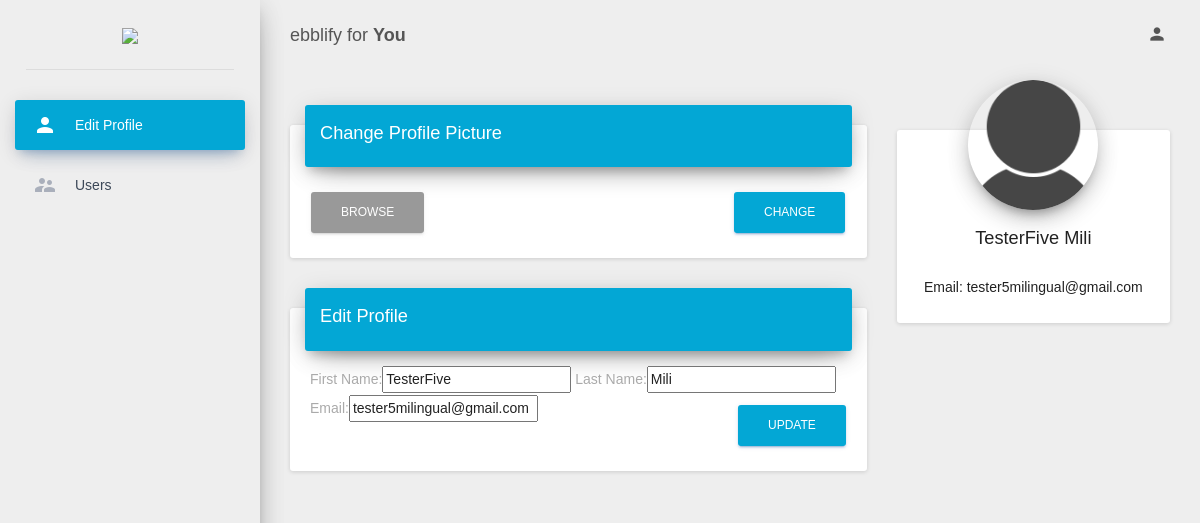
The app's page /profile-edit (signed in) with its own data.
### app_users/models.py (models this page shows, shortened)
class ProfileUser(AbstractUser):
    username = models.CharField(max_length = 400, null=True, blank = True, verbose_name = 'Username', unique=True)
    created = models.DateTimeField(auto_now=False, auto_now_add=True, blank = False, null = False, verbose_name = 'Creation Date')
    email = models.EmailField(max_length=254, blank=True, null=True)
    password = models.CharField(max_length = 400, null=True, blank = True, verbose_name = 'Password')
    first_name = models.CharField(max_length = 400, null=True, blank = True, verbose_name = 'First Name')
    last_name = models.CharField(max_length = 400, null=True, blank = True, verbose_name = 'Last Name')
    profile_image = models.ImageField(upload_to=user_avatar_directory_path, blank = True, null = True, default='/perfil.png')
    url = models.SlugField(max_length=400, null=True, blank = True, verbose_name='Url')
    class Meta:
        verbose_name_plural = 'UserProfile'
        verbose_name = 'UserProfiles'

### app_users/views.py (the view, shortened to what this page needs)
# urls.py: path('profile-edit', views.ProfileUserEditView, name='profile-edit'),
@login_required
def ProfileUserEditView(request):
    user = request.user
    profileuser = ProfileUser.objects.get(username=user.username)
    form_profile_pic = UpdateProfilePicture()
    form = EditProfileUserForm(instance=profileuser)
    context = {
        'profileuser': profileuser,
        'form_edit_profile': form,
        'form_profile_pic': form_profile_pic,
    }
    return render(request, "userprofiles/userprofilepage.html", context)

### app_users/forms.py
class EditProfileUserForm(ModelForm):
    class Meta:
        model = ProfileUser
        fields = [
            'first_name',
            'last_name',
            'email',
        ]

class UpdateProfilePicture(forms.Form):
    profile_picture = forms.ImageField(required=False)

### templates/userprofiles/userprofilepage.html (shortened to what this page needs)
{% extends 'userprofiles/base.html' %}
{% load static %}
{% load staticfiles %}
{% load bootstrap %}
{% load i18n %}
{% block content %}
<div class="card">
  <div class="card-header">
    <h4 class="title">{% trans "Change Profile Picture" %}</h4>
  </div>
  <div class="card-content">
        <form id="teacher-register-form" action="{% url 'profile-edit' %}" method="post" enctype="multipart/form-data">
            <span class="btn btn-default btn-file">
              Browse<input id="id_profile_picture" name="profile_picture" type="file" required />
            </span>
            <button type="submit" class="btn btn-primary pull-right" name="change_pic">{% trans "Change" %}</button>
        </form>
  </div>
</div>
<div class="card">
  <div class="card-header">
    <h4 class="title">{% trans "Edit Profile" %}</h4>
  </div>
  <div class="card-content">
        <form id="profileuser-register-form" action="{% url 'profile-edit' %}" method="post" enctype="multipart/form-data">
            {{ form_edit_profile|bootstrap }}
            <button type="submit" class="btn btn-primary pull-right" name="edit_profile">{% trans "Update" %}</button>
        </form>
      <div class="clearfix"></div>
  </div>
</div>
{% endblock content %}

### templates/userprofiles/profile_block.html
{% load bootstrap %}
{% load static %}
{% load i18n %}
<div class="card card-profile">
  <div class="card-avatar">
    <a href="{% url 'profile-edit' %}">
        {% if profileuser.profile_image == "/perfil.png" %}
            <img class="img" src="{% static 'img/perfil.png' %}" />
        {% else %}
            <img class="img" src= "{{ profileuser.profile_image.url }}" />
        {% endif %}
    </a>
  </div>
  <div class="content">
    <h4 class="card-title">{{ profileuser.first_name }} {{ profileuser.last_name }}</h4>
    <div class="card-content">
      <p>
        Email: {{ profileuser.email }}
      </p>
    </div>
  </div>
</div>

### static_files/css/landing-styles.css (style rules this page uses)
a:link { text-decoration:none; }
h4 { color: #03a7d5; }

### static_files/admin_profileuser/css/custom.css (style rules this page uses)
.card-header { background-color: #03a7d5!important; }
.btn-primary { background-color: #03a7d5!important; }

### templates/userprofiles/userprofilepage.html (style rules this page uses)
.btn-file { position: relative; overflow: hidden; }

### records on screen
ProfileUser: first_name "TesterFive", last_name "Mili", email "tester5milingual@gmail.com"
